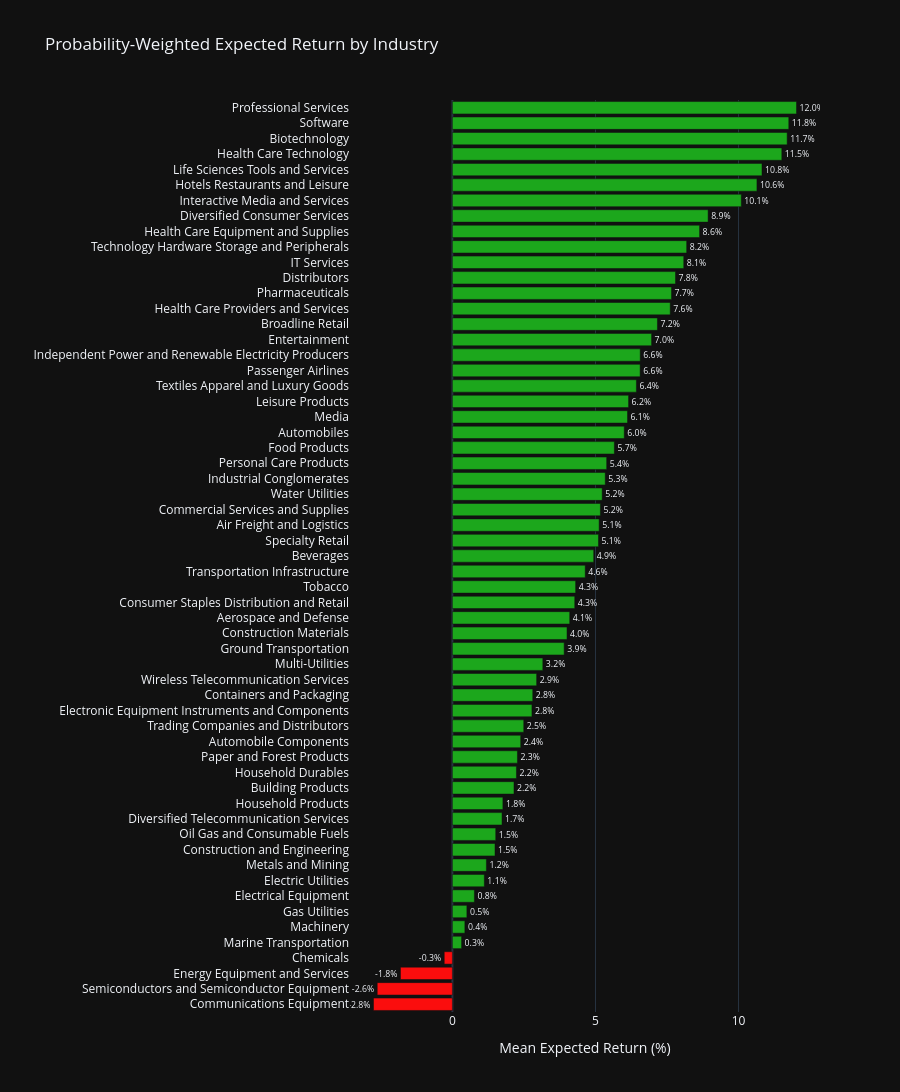

Notebook cell for this chart:
### Markdown cell above
### 5.2 Probability-Weighted Expected Return by Sector

### Code cell
pt_sector = (
    pt.groupby("industry")
    .agg(
        mean_expected_return=("expected_return_prob_weighted", "mean"),
        median_expected_return=("expected_return_prob_weighted", "median"),
        mean_achievement_prob=("achievement_probability", "mean"),
        mean_conviction=("analyst_conviction", "mean"),
        count=("ticker", "count"),
    )
    .reset_index()
    .sort_values("mean_expected_return", ascending=True)
)

fig = go.Figure()
fig.add_trace(
    go.Bar(
        y=pt_sector["industry"],
        x=pt_sector["mean_expected_return"],
        orientation="h",
        marker_color=[
            COLORS[2] if v >= 0 else COLORS[3]
            for v in pt_sector["mean_expected_return"]
        ],
        text=pt_sector["mean_expected_return"].apply(lambda v: f"{v:.1f}%"),
        textposition="outside",
        hovertemplate=(
            "<b>%{y}</b><br>"
            "Mean Prob-Weighted Return: %{x:.2f}%<br>"
            "Avg Achievement Prob: %{customdata[0]:.0%}<br>"
            "Avg Conviction: %{customdata[1]:.1f}<br>"
            "Stocks: %{customdata[2]}"
        ),
        customdata=pt_sector[["mean_achievement_prob", "mean_conviction", "count"]].values,
    )
)
fig.update_layout(
    title="Probability-Weighted Expected Return by Industry",
    xaxis_title="Mean Expected Return (%)",
    template=PLOTLY_TEMPLATE,
    height=1100,
    margin=dict(l=350),
)
fig.show()

### Figure 1 — Plotly figure (JSON) as saved in the notebook; plotly's stock layout.template omitted (floating-point values rounded to 4 significant figures; data arrays with more than 128 entries replaced by an {"elided": "..."} marker saying what was removed)
{"data": [{"customdata": {"elided": "59x3 float values"}, "hovertemplate": "<b>%{y}</b><br>Mean Prob-Weighted Return: %{x:.2f}%<br>Avg Achievement Prob: %{customdata[0]:.0%}<br>Avg Conviction: %{customdata[1]:.1f}<br>Stocks: %{customdata[2]}", "marker": {"color": ["#FB0D0D", "#FB0D0D", "#FB0D0D", "#FB0D0D", "#1CA71C", "#1CA71C", "#1CA71C", "#1CA71C", "#1CA71C", "#1CA71C", "#1CA71C", "#1CA71C", "#1CA71C", "#1CA71C", "#1CA71C", "#1CA71C", "#1CA71C", "#1CA71C", "#1CA71C", "#1CA71C", "#1CA71C", "#1CA71C", "#1CA71C", "#1CA71C", "#1CA71C", "#1CA71C", "#1CA71C", "#1CA71C", "#1CA71C", "#1CA71C", "#1CA71C", "#1CA71C", "#1CA71C", "#1CA71C", "#1CA71C", "#1CA71C", "#1CA71C", "#1CA71C", "#1CA71C", "#1CA71C", "#1CA71C", "#1CA71C", "#1CA71C", "#1CA71C", "#1CA71C", "#1CA71C", "#1CA71C", "#1CA71C", "#1CA71C", "#1CA71C", "#1CA71C", "#1CA71C", "#1CA71C", "#1CA71C", "#1CA71C", "#1CA71C", "#1CA71C", "#1CA71C", "#1CA71C"]}, "orientation": "h", "text": ["-2.8%", "-2.6%", "-1.8%", "-0.3%", "0.3%", "0.4%", "0.5%", "0.8%", "1.1%", "1.2%", "1.5%", "1.5%", "1.7%", "1.8%", "2.2%", "2.2%", "2.3%", "2.4%", "2.5%", "2.8%", "2.8%", "2.9%", "3.2%", "3.9%", "4.0%", "4.1%", "4.3%", "4.3%", "4.6%", "4.9%", "5.1%", "5.1%", "5.2%", "5.2%", "5.3%", "5.4%", "5.7%", "6.0%", "6.1%", "6.2%", "6.4%", "6.6%", "6.6%", "7.0%", "7.2%", "7.6%", "7.7%", "7.8%", "8.1%", "8.2%", "8.6%", "8.9%", "10.1%", "10.6%", "10.8%", "11.5%", "11.7%", "11.8%", "12.0%"], "textposition": "outside", "x": [-2.757, -2.627, -1.814, -0.2855, 0.3214, 0.436, 0.5061, 0.7694, 1.116, 1.188, 1.489, 1.515, 1.734, 1.765, 2.153, 2.238, 2.273, 2.387, 2.494, 2.78, 2.809, 2.944, 3.161, 3.906, 4.006, 4.101, 4.276, 4.307, 4.642, 4.939, 5.106, 5.129, 5.173, 5.235, 5.342, 5.392, 5.66, 6.006, 6.12, 6.157, 6.431, 6.561, 6.564, 6.962, 7.166, 7.612, 7.658, 7.797, 8.085, 8.188, 8.639, 8.937, 10.1, 10.64, 10.82, 11.51, 11.7, 11.76, 12.03], "y": ["Communications Equipment", "Semiconductors and Semiconductor Equipment", "Energy Equipment and Services", "Chemicals", "Marine Transportation", "Machinery", "Gas Utilities", "Electrical Equipment", "Electric Utilities", "Metals and Mining", "Construction and Engineering", "Oil Gas and Consumable Fuels", "Diversified Telecommunication Services", "Household Products", "Building Products", "Household Durables", "Paper and Forest Products", "Automobile Components", "Trading Companies and Distributors", "Electronic Equipment Instruments and Components", "Containers and Packaging", "Wireless Telecommunication Services", "Multi-Utilities", "Ground Transportation", "Construction Materials", "Aerospace and Defense", "Consumer Staples Distribution and Retail", "Tobacco", "Transportation Infrastructure", "Beverages", "Specialty Retail", "Air Freight and Logistics", "Commercial Services and Supplies", "Water Utilities", "Industrial Conglomerates", "Personal Care Products", "Food Products", "Automobiles", "Media", "Leisure Products", "Textiles Apparel and Luxury Goods", "Passenger Airlines", "Independent Power and Renewable Electricity Producers", "Entertainment", "Broadline Retail", "Health Care Providers and Services", "Pharmaceuticals", "Distributors", "IT Services", "Technology Hardware Storage and Peripherals", "Health Care Equipment and Supplies", "Diversified Consumer Services", "Interactive Media and Services", "Hotels Restaurants and Leisure", "Life Sciences Tools and Services", "Health Care Technology", "Biotechnology", "Software", "Professional Services"], "type": "bar"}], "layout": {"margin": {"l": 350}, "title": {"text": "Probability-Weighted Expected Return by Industry"}, "xaxis": {"title": {"text": "Mean Expected Return (%)"}}, "height": 1100}}
